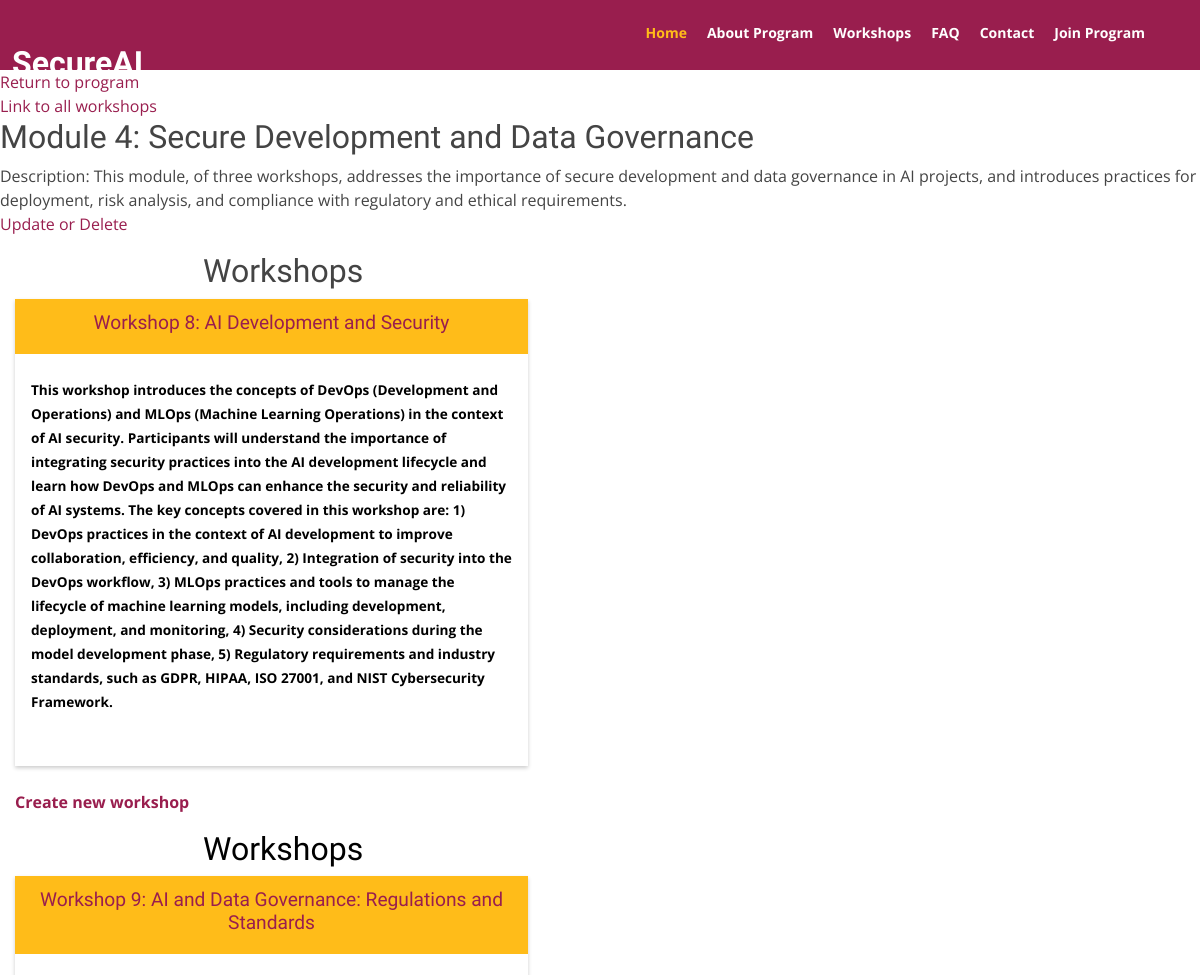
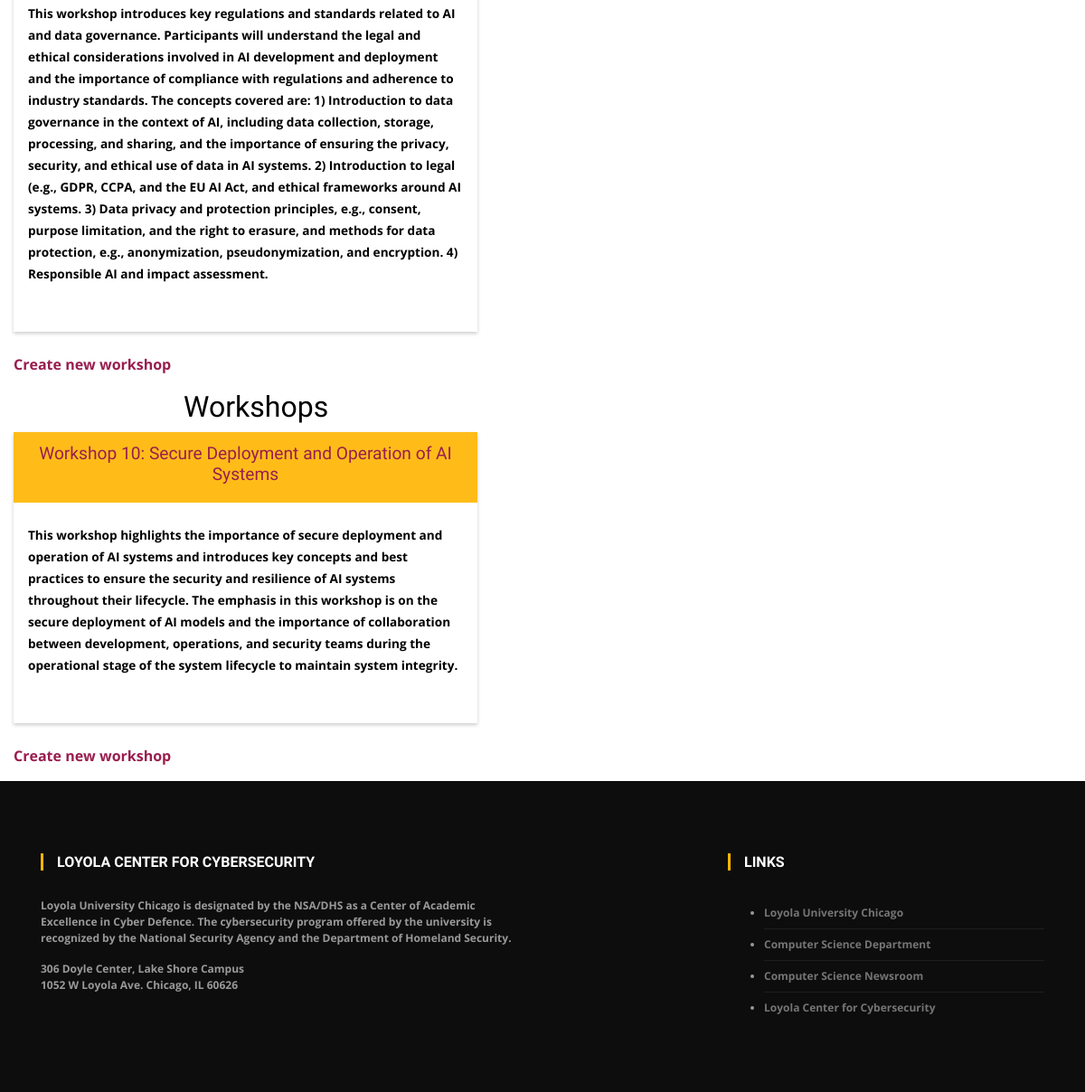
The app's page /module/4 with its own data (2 pictures, top to bottom).
### website/models.py (models this page shows, shortened)
class Module(models.Model):
    title = models.CharField(max_length=255, null=True, blank=True)
    description = models.TextField(null=True, blank=True)
    duration = models.IntegerField(null=True, blank=True)
    category = models.CharField(max_length=255, null=True, blank=True)
    is_published = models.BooleanField(null=True, blank=True)
    order = models.IntegerField(null=True, blank=True)
    date = models.DateField(null=True, blank=True)
    notes = models.TextField(null=True, blank=True)
    files = models.FileField(null=True, blank=True)
    this_workshops = models.ManyToManyField("Workshop", null=True, blank=True)
    this_program = models.ForeignKey(Program, on_delete=models.CASCADE, null=True, blank=True)

class Workshop(models.Model):
    title = models.CharField(max_length=255, null=True, blank=True)
    description = models.TextField(null=True, blank=True)
    duration = models.IntegerField(null=True, blank=True)
    category = models.CharField(max_length=255, null=True, blank=True)
    is_published = models.BooleanField(null=True, blank=True)
    order = models.IntegerField(null=True, blank=True)
    date = models.DateField(null=True, blank=True)
    notes = models.TextField(null=True, blank=True)
    files = models.FileField(null=True, blank=True)
    this_lab = models.ForeignKey("Lab", on_delete=models.CASCADE, null=True, blank=True)
    this_instructors = models.ManyToManyField("Instructor", null=True, blank=True)
    this_module = models.ForeignKey(Module, on_delete=models.CASCADE, null=True, blank=True)

### website/views.py (the view)
# urls.py: path('module/<int:order>', views.module_detail_view, name='module_detail_view'),
def module_detail_view(request, order):
    module = Module.objects.get(order = order)
    context = {
        'module': module
    }
    return render(request, "moduledetail.html", context)

### website/templates/moduledetail.html (shortened to what this page needs)
<!DOCTYPE html>
<html lang="en">
<head>
</head>
<body>
        <link href="/static/assets/vendor/bootstrap/css/bootstrap.min.css" rel="stylesheet">
        <link href="/static/assets/vendor/icofont/icofont.min.css" rel="stylesheet">
        <link href="/static/assets/vendor/boxicons/css/boxicons.min.css" rel="stylesheet">
        <link href="/static/assets/vendor/animate.css/animate.min.css" rel="stylesheet">
        <link href="/static/assets/vendor/venobox/venobox.css" rel="stylesheet">
        <link href="/static/assets/vendor/aos/aos.css" rel="stylesheet">
        <link href="/static/assets/css/style.css" rel="stylesheet">
<body>
  <header id="header">
    <h4 style="position: absolute; color:white; top:2%; font-size: 2em; left: 1% "><b>SecureAI</b></h4>
    <div class="container">
        <nav class="nav-menu float-right d-none d-lg-block">
            <ul>
                <li class="active">
                    <a href="#header">Home</a>
                </li>
                <li>
                    <a href="#about">About Program</a>
                </li>
                <li>
                    <a href="#workshops">Workshops</a>
                </li>
                <li>
                    <a href="#FAQ">FAQ</a>
                </li>
                <li>
                    <a href="#contact">Contact</a>
                </li>
                <li>
                    <a href="https://forms.office.com/r/DFYHU5EgTM" target="_blank">Join Program</a>
                </li>
            </ul>
        </nav>
    </div>
</header>
    <a href="http://127.0.0.1:8000/program/{{module.this_program.id}}">Return to program</a> </br>
    <a href="http://127.0.0.1:8000/workshop">Link to all workshops</a> </br>
    <h2>{{ module.title }}</h2>
    <p>
      Description: {{ module.description }}<br/>
      <a href="http://127.0.0.1:8000/module/{{module.order}}/update_delete">Update or Delete</a>
    </p>
    {% for workshop in module.this_workshops.all %}
    <div class="col-lg-6 aos-init aos-animate" data-aos="fade-up">
        <h2 style="position: relative;left:33%">Workshops</h2>
        <div class="portfolio_card"style="width:90%">
            <div class="card-title">
                <h3><a href="http://127.0.0.1:8000/workshop/{{workshop.order}}">
                    <h4>{{ workshop.title }}</h4>
                    </a>
            </div>
            <div class="card-body">
                <p>
                    <b style="color: #000000; font-weight: bold;">{{ workshop.description }}
                    <br>
                    <br>
                </p>
            </div>
        </div>
        <p><a href="http://127.0.0.1:8000/workshop/create">Create new workshop</a></p>
    </div>
    {% endfor %}
    <footer id="footer" class="footer bg-overlay">
        <div class="footer-main">
            <div class="container">
                <div class="row justify-content-between">
                    <div class="col-lg-6 col-md-6 footer-widget footer-about">
                        <h3 class="widget-title">Loyola Center for Cybersecurity</h3>
                        <p>Loyola University Chicago is designated by the NSA/DHS as a Center of Academic Excellence in Cyber Defence.
                           The cybersecurity program offered by the university is recognized by the National Security Agency and the Department of Homeland Security.</p>
                        <ul style="list-style-type:none;padding-left:0">
                            <li>306
                                Doyle Center, Lake Shore Campus</li>
                            <li>1052 W Loyola Ave. Chicago, IL 60626</li>
                        </ul>
                    </div>
                    <div class="col-lg-4 col-md-6 mt-5 mt-lg-0 footer-widget">
                        <h3 class="widget-title">Links</h3>
                        <ul class="list-arrow">
                            <li>
                                <a href="https://www.luc.edu/" target="_blank">Loyola University Chicago</a>
                            </li>
                            <li>
                                <a href="https://www.luc.edu/cs/index.shtml" target="_blank">Computer Science Department</a>
                            </li>
                            <li>
                                <a href="https://newsroom.cs.luc.edu/" target="_blank">Computer Science Newsroom</a>
                            </li>
                            <li>
                                <a href="https://www.luc.edu/cs/loyolacenterforcybersecurity/" target="_blank">Loyola Center
                                                                                                               for
                                                                                                               Cybersecurity</a>
                            </li>
                        </ul>
                    </div>
                </div>
            </div>
        </div>
    </footer>
</body>
</html>

### website/static/assets/css/style.css (style rules this page uses)
body { font-family: "Open Sans", sans-serif; color: #444; }
a { color: #991E4E; }
h1, h2, h3, h4, h5, h6, .font-primary { font-family: "Raleway", sans-serif; }
#header { height: 70px; transition: all 0.5s; transition: all 0.5s; padding: 10px 0; background: #991E4E; z-index: 997; }
.nav-menu, .nav-menu * { margin: 0; padding: 0; list-style: none; }
.nav-menu > ul > li { position: relative; white-space: nowrap; float: left; }
.nav-menu a { display: block; position: relative; color: #fff; padding: 12px 10px; transition: 0.3s; font-size: 14px; font-weight: 700; font-family: "Open Sans", sans-serif; }
.nav-menu a:hover, .nav-menu .active > a, .nav-menu li:hover > a { color: #ffbc19; text-decoration: none; }
.mobile-nav { position: fixed; top: 0; bottom: 0; z-index: 9999; overflow-y: auto; left: -260px; width: 260px; padding-top: 18px; background: #991E4E; transition: 0.4s; }
.mobile-nav * { margin: 0; padding: 0; list-style: none; }
.mobile-nav a { display: block; position: relative; color: #e3f0fc; padding: 10px 20px; font-weight: 500; }
.mobile-nav a:hover, .mobile-nav .active > a, .mobile-nav li:hover > a { color: #ffbc19; text-decoration: none; }
.portfolio_card { margin-bottom: 1.5rem; overflow: hidden; text-overflow: ellipsis; background: #fff; box-shadow: 0 2px 4px 0 rgba(0,0,0,0.2); transition: all 0.2s ease-out; }
.portfolio_card .card-body { padding: 0.75rem 1rem 0.75rem; }
.portfolio_card .card-body p { color: #999999; font-size: 0.85rem; line-height: 24px; }
.portfolio_card .card-title { padding: 0.75rem 1rem 0.75rem; text-align:center; background-color: #ffbc19; }
.portfolio_card .card-title h4 { font-size: 1.2rem; color: #991E4E; }
.footer { background-color: #0d0d0d; color: #999; font-size: 12px; }
.footer-main { padding: 80px 0 60px; }
.footer .widget-title { font-size: 16px; font-weight: 700; position: relative; margin: 0 0 30px; padding-left: 15px; text-transform: uppercase; color: #fff; border-left: 3px solid #ffb600; }
.footer-widget ul.list-arrow li { border-bottom: 1px solid rgba(255, 255, 255, 0.07); padding: 8px 0; }
.footer-widget ul.list-arrow li:last-child { border-bottom: 0; }
.footer-widget ul.list-arrow li a, .footer-widget ul.list-arrow li:before { color: #747474; }

### records on screen
Module: title "Module 4: Secure Development and Data Governance", description "This module, of three workshops, addresses the importance of secure development and data governance in AI projects, and introduces practices for deployment, risk analysis, and compliance with regulatory and ethical requirements."
Workshop: title "Workshop 8: AI Development and Security", description "This workshop introduces the concepts of DevOps (Development and Operations) and MLOps (Machine Learning Operations) in the context of AI security. Participants will understand the importance of integrating security practices into the AI development lifecycle and learn how DevOps and MLOps can enhance the security and reliability of AI systems. The key concepts covered in this workshop are: 1) DevOps practices in the context of AI development to improve collaboration, efficiency, and quality, 2) Integration of security into the DevOps workflow, 3) MLOps practices and tools to manage the lifecycle of machine learning models, including development, deployment, and monitoring, 4) Security…"
Workshop: title "Workshop 9: AI and Data Governance: Regulations and Standards", description "This workshop introduces key regulations and standards related to AI and data governance. Participants will understand the legal and ethical considerations involved in AI development and deployment and the importance of compliance with regulations and adherence to industry standards. The concepts covered are: 1) Introduction to data governance in the context of AI, including data collection, storage, processing, and sharing, and the importance of ensuring the privacy, security, and ethical use of data in AI systems. 2) Introduction to legal (e.g., GDPR, CCPA, and the EU AI Act, and ethical frameworks around AI systems. 3) Data privacy and protection principles, e.g., consent, purpose…"
Workshop: title "Workshop 10: Secure Deployment and Operation of AI Systems", description "This workshop highlights the importance of secure deployment and operation of AI systems and introduces key concepts and best practices to ensure the security and resilience of AI systems throughout their lifecycle. The emphasis in this workshop is on the secure deployment of AI models and the importance of collaboration between development, operations, and security teams during the operational stage of the system lifecycle to maintain system integrity."
